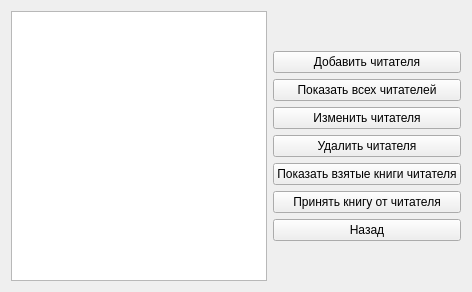
      <widget class="QWidget" name="work_with_readers_for_librarian">
       <layout class="QHBoxLayout" name="horizontalLayout_26">
        <item>
         <widget class="QTableView" name="work_with_readers_for_librarian_table_view"/>
        </item>
        <item>
         <layout class="QVBoxLayout" name="verticalLayout_4">
          <property name="sizeConstraint">
           <enum>QLayout::SetDefaultConstraint</enum>
          </property>
          <property name="leftMargin">
           <number>0</number>
          </property>
          <item>
           <spacer name="verticalSpacer_12">
            <property name="orientation">
             <enum>Qt::Vertical</enum>
            </property>
            <property name="sizeHint" stdset="0">
             <size>
              <width>20</width>
              <height>40</height>
             </size>
            </property>
           </spacer>
          </item>
          <item>
           <widget class="QPushButton" name="add_reader_for_librarian_btn">
            <property name="text">
             <string>Добавить читателя</string>
            </property>
           </widget>
          </item>
          <item>
           <widget class="QPushButton" name="show_all_readers_for_librarian_btn">
            <property name="text">
             <string>Показать всех читателей</string>
            </property>
           </widget>
          </item>
          <item>
           <widget class="QPushButton" name="update_reader_for_librarian_btn">
            <property name="text">
             <string>Изменить читателя</string>
            </property>
           </widget>
          </item>
          <item>
           <widget class="QPushButton" name="delete_reader_for_librarian_btn">
            <property name="text">
             <string>Удалить читателя</string>
            </property>
           </widget>
          </item>
          <item>
           <widget class="QPushButton" name="show_taken_book_of_reader_for_librarian_btn">
            <property name="text">
             <string>Показать взятые книги читателя</string>
            </property>
           </widget>
          </item>
          <item>
           <widget class="QPushButton" name="get_book_from_reader_for_librarian_btn">
            <property name="text">
             <string>Принять книгу от читателя</string>
            </property>
           </widget>
          </item>
          <item>
           <widget class="QPushButton" name="work_with_readers_for_librarian_back_btn">
            <property name="text">
             <string>Назад</string>
            </property>
           </widget>
          </item>
          <item>
           <spacer name="verticalSpacer_11">
            <property name="orientation">
             <enum>Qt::Vertical</enum>
            </property>
            <property name="sizeHint" stdset="0">
             <size>
              <width>20</width>
              <height>40</height>
             </size>
            </property>
           </spacer>
          </item>
         </layout>
        </item>
       </layout>
      </widget>
